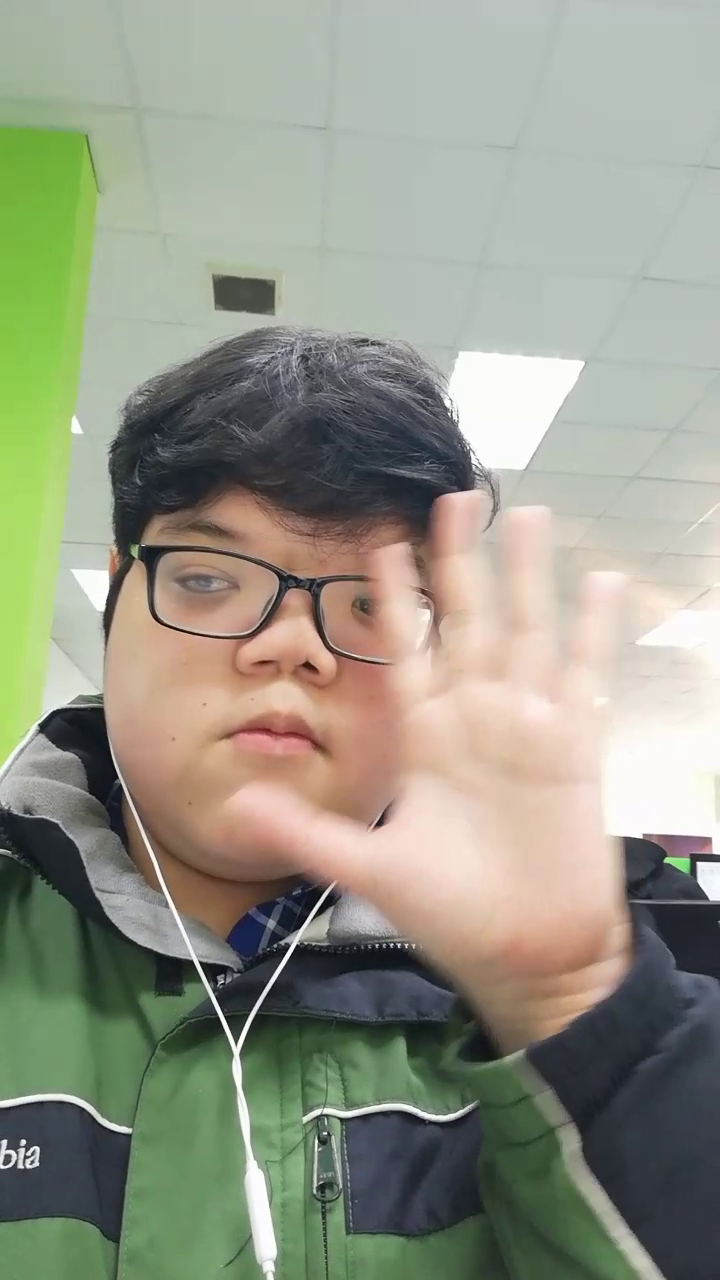
#> input picture frame 16 of data/test_1.mp4, 720 x 1280 px
$ python test.py   (older library calls are emulated)
#> lines starting #> are read from the running program, lines starting #| are printed output that depends on the picture
import cv2
from skimage.feature import hog, local_binary_pattern


cap = cv2.VideoCapture(f"data/test_1.mp4")
real_data = cv2.VideoCapture("data/vsl/cropped/D0001T.mp4")

hog_features = []
hog_labels = []
while cap.isOpened():
    ret, frame = cap.read()
#> frame is the input picture: shape (1280, 720, 3); mean B, G, R 134.8, 151.3, 149
    if ret:
        resized_frame = cv2.resize(frame, (224, 244))
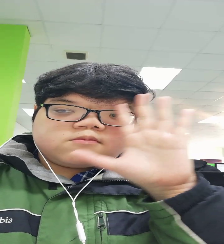
#> resized_frame: shape (244, 224, 3); mean B, G, R 134.7, 151.2, 148.9
        blur_frame = cv2.blur(resized_frame, (5, 5))
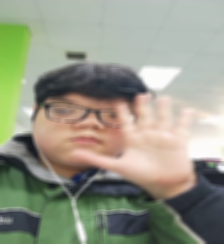
#> blur_frame: shape (244, 224, 3); mean B, G, R 134.7, 151.2, 148.9
        fd, hog_frame = hog(blur_frame, orientations=8, pixels_per_cell=(16, 16),
                            cells_per_block=(2, 2), block_norm='L2', visualize=True, multichannel=True)
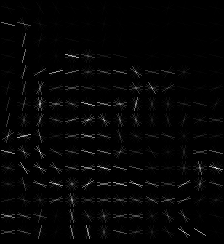
#> hog_frame: shape (244, 224) float64; min 0, max 28.73, mean 0.6; drawn with min black and max white
#> fd = 5824 values, max 0.99 at index 5813, min 0 at index 1, mean 0.105
        # cv2.imshow('croped', hog_frame)
        hog_labels.append(1)
        hog_features.append(fd)
        # [4 lines of commented-out code are left out]
    else:
        break
# cap.release()
# cv2.destroyAllWindows()

"""
    Duyệt các dir.
    Duyệt các file.
    Ném feature dimension vào mảng feature dim, ném label vào đó.

"""

print(len(hog_labels))
print(len(hog_features))

$ run again, starting later in the video
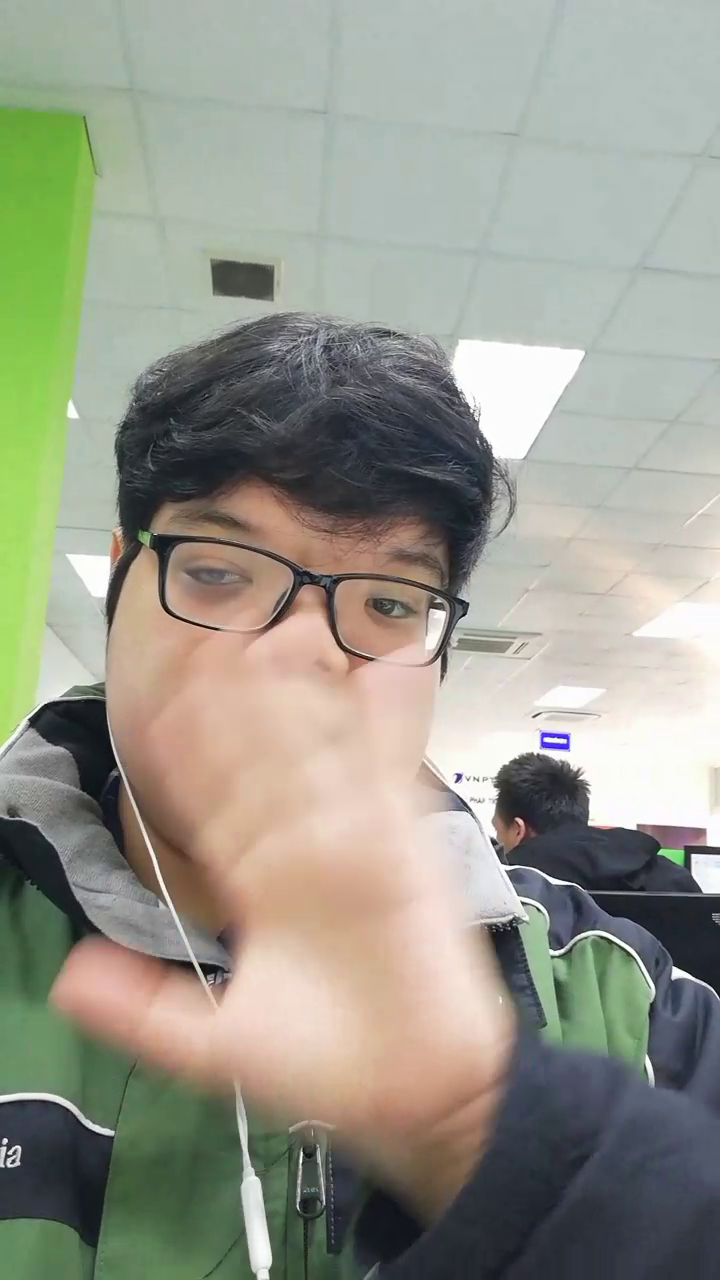
#> input picture frame 72 of data/test_1.mp4, 720 x 1280 px
#> frame is the input picture: shape (1280, 720, 3); mean B, G, R 139.1, 152.5, 151.3
#> `blur_frame = cv2.blur(resized_frame, (5, 5))`:
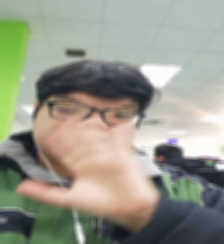
#> blur_frame: shape (244, 224, 3); mean B, G, R 139, 152.4, 151.2
#> `fd, hog_frame = hog(blur_frame, orientations=8, pixels_per_cell=(16, 1..`:
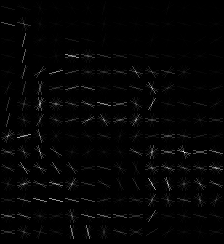
#> hog_frame: shape (244, 224) float64; min 0, max 32.92, mean 0.6; drawn with min black and max white
#> fd = 5824 values, max 0.888 at index 956, min 0 at index 1, mean 0.106

$ run again, starting later in the video
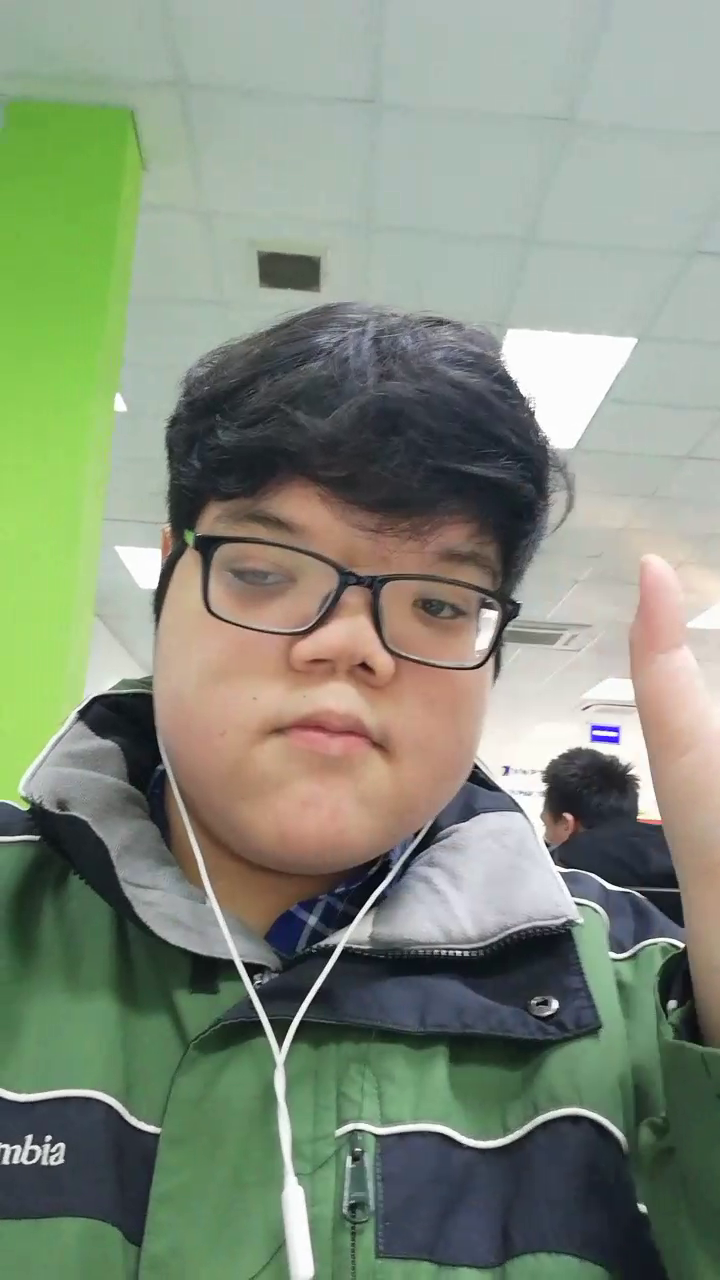
#> input picture frame 128 of data/test_1.mp4, 720 x 1280 px
#> frame is the input picture: shape (1280, 720, 3); mean B, G, R 123.4, 141.8, 131.5
#> `blur_frame = cv2.blur(resized_frame, (5, 5))`:
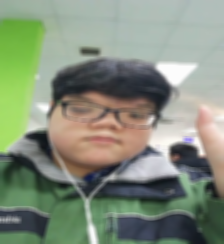
#> blur_frame: shape (244, 224, 3); mean B, G, R 123.3, 141.7, 131.4
#> `fd, hog_frame = hog(blur_frame, orientations=8, pixels_per_cell=(16, 1..`:
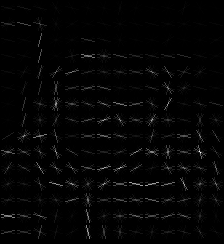
#> hog_frame: shape (244, 224) float64; min 0, max 36.04, mean 0.7; drawn with min black and max white
#> fd = 5824 values, max 0.952 at index 1204, min 0 at index 7, mean 0.105
